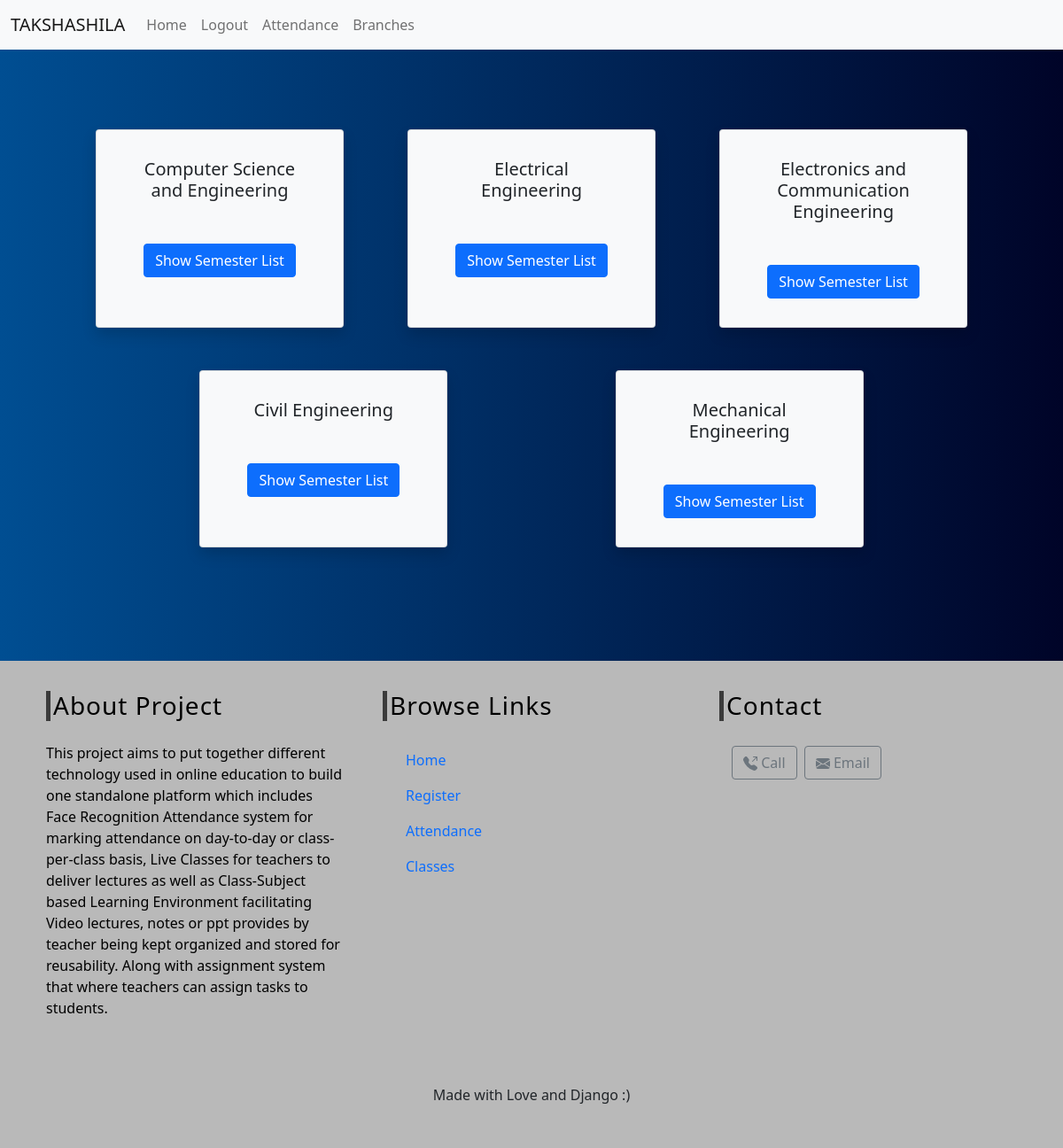
The page /classes/branch/ (signed in) on the database as committed earlier.
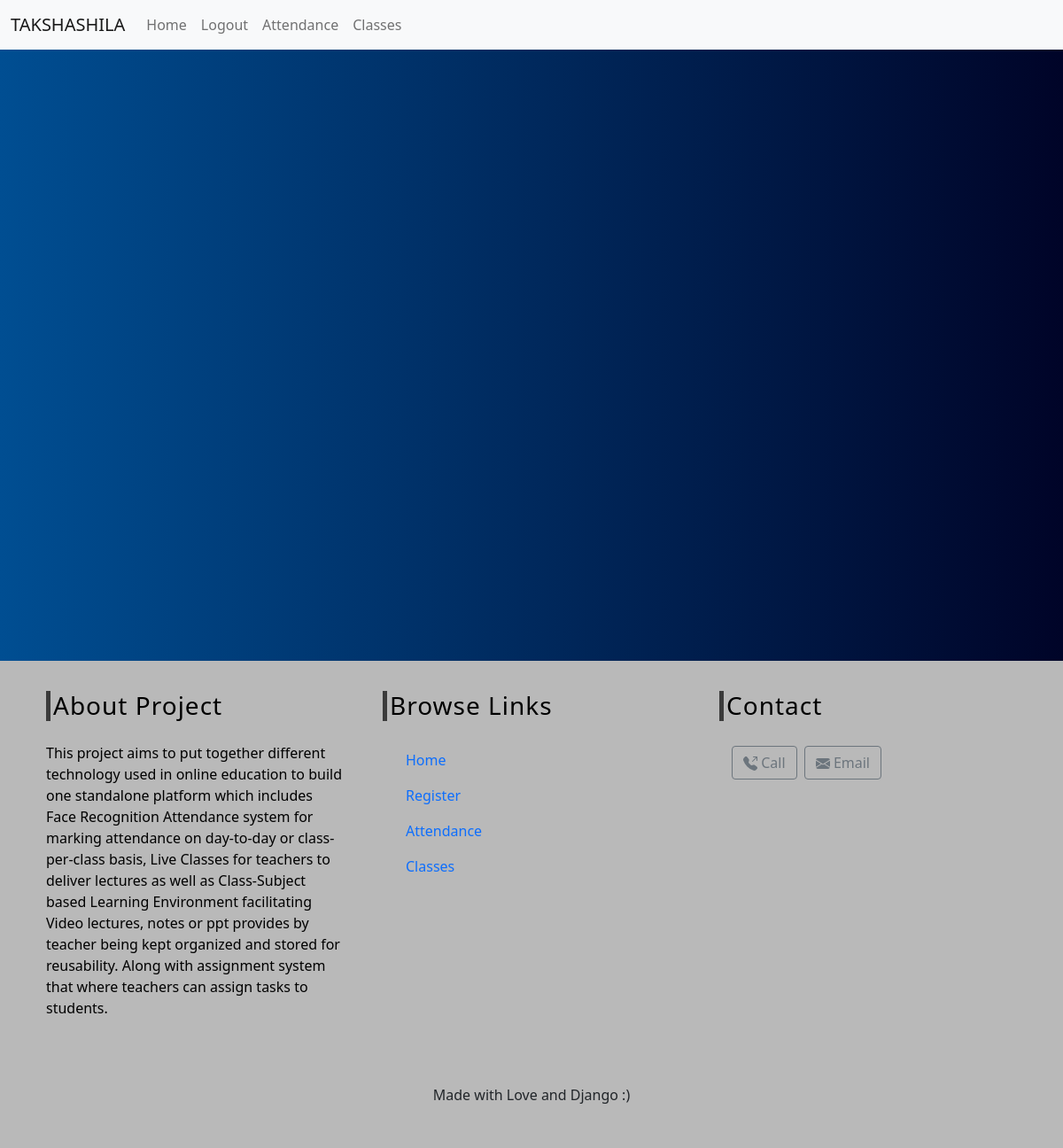
The same page on the database as committed later.
### classes/models.py (models this page shows, shortened)
class Branch(models.Model):
    name = models.CharField(max_length=100, unique=True)
    slug = models.SlugField(null=True, blank=True)

### classes/views.py (the view)
# urls.py: path('branch/',views.BranchListView.as_view(), name='branch_list'),
class BranchListView(ListView):
    context_object_name = 'Branches'
    queryset = Branch.objects.all()
    template_name = 'classes/branch_list_view.html'

### classes/templates/classes/branch_list_view.html (shortened to what this page needs)
{% extends 'index.html' %}
{% block content %}
{% if user.is_authenticated and user.profile.user_type == "teacher" %}
<div class="card-views row">
{% for branch in Branches %}
    <div class="card text-center text-dark bg-light col-md-3 col-sm-5 shadow p-3 mb-5 mx-1 px-4">
        <div class="card-body">
            <h5 class="card-title mb-5">{{branch.name}}</h5>
            <a href="{% url 'classes:semester_list' slug=branch.slug %}" class="btn btn-primary">Show Semester List</a>
        </div>
    </div>
{%endfor%}
</div>
{% else %}
<script>
    alert("You are not authorised")
    window.location.replace("{% url 'index' %}");
</script>
{% endif %}
{% endblock %}

### templates/index.html (shortened to what this page needs)
<!DOCTYPE html>
<html lang="en">
<head>
    <link href="https://cdn.jsdelivr.net/npm/bootstrap@5.0.0-beta1/dist/css/bootstrap.min.css" rel="stylesheet">
</head>
<body>
        <nav class="navbar sticky-top navbar-expand-lg navbar-light bg-light">
            <div class="container-fluid">
              <a class="navbar-brand" href="#">TAKSHASHILA</a>
              <div class="collapse navbar-collapse" id="navbarNav">
                <ul class="navbar-nav">
                  <li class="nav-item">
                    <a class="nav-link" href="{% url 'index' %}">Home</a>
                  </li>
                  <li class="nav-item">
                    {% if user.is_authenticated %}
                        <a class="nav-link" href="{% url 'logout' %}">Logout</a>
                    {% else %}
                        <a class="nav-link" href="{% url 'login' %}">Login</a>
                    {% endif %}
                  </li>
                  {% if user.is_authenticated %}
                    <li class="nav-item">
                      <a class="nav-link" href="{% url 'attendance' %}">Attendance</a>
                    </li>
                  {% endif %}
                  {% if user.profile.user_type == "teacher" %}
                    <li class="nav-item">
                      <a class="nav-link" href="{% url 'classes:branch_list' %}">Branches</a>
                    </li>
                  {% elif user.is_authenticated %}
                    <li class="nav-item">
                      <a class="nav-link" href="{% url 'classes:subject_list' %}">Classes</a>
                    </li>
                  {% endif %}
                </ul>
              </div>
            </div>
          </nav>
    <div class="container-xl">
      <div class="content">
        {% block content %}{% endblock %}
      </div>
    </div>
    <footer>
      <div class="container-xl">
        <div class="row">
          <div class="col-md-4 pt-3 mt-2">
            <div class="footer-content">
              <h3 class="mb-4">About Project</h3>
              <p>This project aims to put together different technology used in online education to build one standalone platform which includes Face Recognition Attendance system for marking attendance on day-to-day or class-per-class basis, Live Classes for teachers to deliver lectures as well as Class-Subject based Learning Environment facilitating Video lectures, notes or ppt provides by teacher being kept organized and stored for reusability. Along with assignment system that where teachers can assign tasks to students.</p>
            </div>
          </div>
          <div class="col-md-4 pt-3 mt-2">
            <div class="footer-content">
              <h3 class="mb-4">Browse Links</h3>
              <div class="footer-body">
                <ul class="list-unstyled">
                  <li><a href="{% url 'index' %}" class="nav-link">Home</a></li>
                  <li><a class="nav-link" href="{% url 'register' %}">Register</a></li>
                  <li><a class="nav-link" href="{% url 'attendance' %}">Attendance</a></li>
                  <li><a class="nav-link" href="{% url 'classes:subject_list' %}">Classes</a></li>
                </ul>
              </div>
            </div>
          </div>
          <div class="col-md-4 pt-3 mt-2">
            <div class="footer-content">
              <h3 class="mb-4">Contact</h3>
              <div class="footer-body">
                <a href="tel:8340728808"><button type="button" class="btn btn-outline-secondary m-1">
                  Call
                </button></a>
                <a href="mailto:aryaraj132@gmail.com"><button type="button" class="btn btn-outline-secondary">
              Email
            </button></a>
            </div>
            </div>
          </div>
        </div>
        <div class="row text-center p-5">
          <div class="col-md-12">
            Made with Love and Django :)
          </div>
        </div>
      </div>
    </footer>
</body>
</html>

### templates/index.html (style rules this page uses)
body { background: #000428; background: -webkit-linear-gradient(to right, #004e92, #000428); background: linear-gradient(to right, #004e92, #000428); }
.content { position: relative; width: 100%; min-height: 80vh; margin-top: 50px; padding: 20px 10px 20px 10px; }
footer { min-height: 30vh; background-color: rgb(185, 185, 185); }
.footer-content { min-height: 30vh; padding: 10px; color: #000; }
.footer-content h3 { letter-spacing: 1px; padding-left: 3px; border-left: 5px solid rgba(0, 0, 0, 0.678); }
.footer-body { padding-left: 10px; }

Rows that differ between the two databases and show on the page:
no longer on this page (row edited): Branch: name "Computer Science and Engineering"
no longer on this page (row edited): Branch: name "Electrical Engineering"
no longer on this page (row edited): Branch: name "Electronics and Communication Engineering"
no longer on this page (row edited): Branch: name "Civil Engineering"
no longer on this page (row edited): Branch: name "Mechanical Engineering"
Other text that changed with them:
text no longer shown: "Branches"
text now shown: "Classes"
